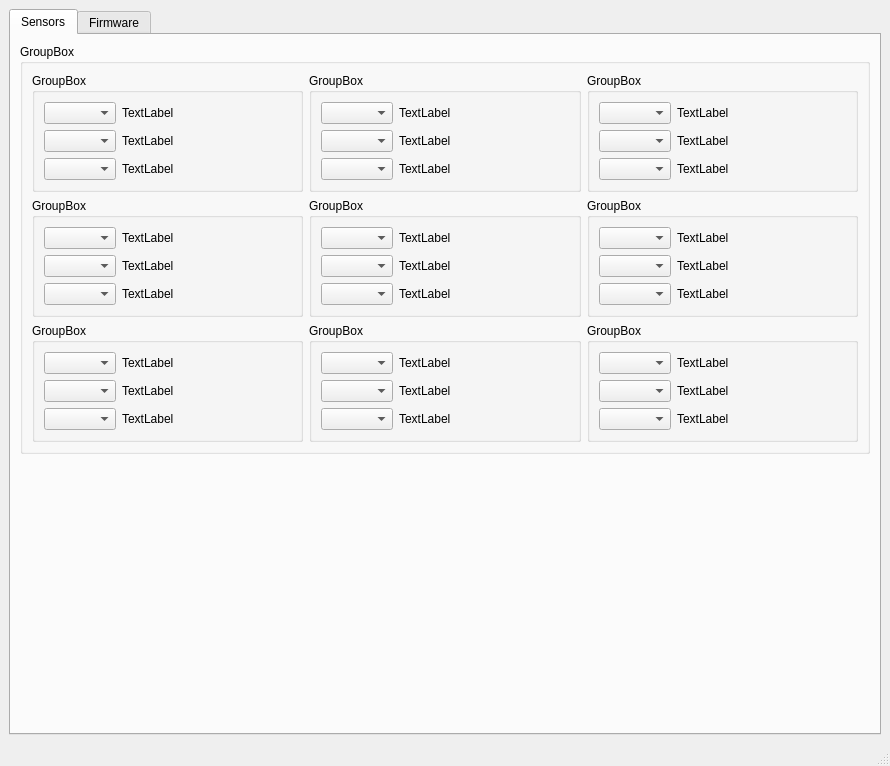
<?xml version="1.0" encoding="UTF-8"?>
<ui version="4.0">
 <class>MainWindow</class>
 <widget class="QMainWindow" name="MainWindow">
  <property name="geometry">
   <rect>
    <x>0</x>
    <y>0</y>
    <width>890</width>
    <height>766</height>
   </rect>
  </property>
  <property name="windowTitle">
   <string>MainWindow</string>
  </property>
  <widget class="QWidget" name="centralwidget">
   <layout class="QGridLayout" name="gridLayout">
    <item row="0" column="0">
     <widget class="QTabWidget" name="tabWidget">
      <property name="currentIndex">
       <number>0</number>
      </property>
      <widget class="QWidget" name="tab_sensors">
       <property name="sizePolicy">
        <sizepolicy hsizetype="Preferred" vsizetype="Expanding">
         <horstretch>0</horstretch>
         <verstretch>0</verstretch>
        </sizepolicy>
       </property>
       <attribute name="title">
        <string>Sensors</string>
       </attribute>
       <layout class="QGridLayout" name="gridLayout_3">
        <item row="0" column="0">
         <layout class="QVBoxLayout" name="verticalLayout" stretch="6,4">
          <item>
           <layout class="QGridLayout" name="gridlayout_sensor">
            <item row="0" column="1">
             <widget class="QGroupBox" name="groupbox_sensor">
              <property name="title">
               <string>GroupBox</string>
              </property>
              <layout class="QGridLayout" name="gridLayout_5">
               <item row="0" column="0">
                <widget class="QGroupBox" name="groupbox_sensor1">
                 <property name="sizePolicy">
                  <sizepolicy hsizetype="Preferred" vsizetype="Fixed">
                   <horstretch>0</horstretch>
                   <verstretch>0</verstretch>
                  </sizepolicy>
                 </property>
                 <property name="title">
                  <string>GroupBox</string>
                 </property>
                 <layout class="QGridLayout" name="gridLayout_7">
                  <item row="0" column="0">
                   <layout class="QVBoxLayout" name="verlayout_sensor1">
                    <property name="sizeConstraint">
                     <enum>QLayout::SetFixedSize</enum>
                    </property>
                    <item>
                     <layout class="QHBoxLayout" name="horlayout_sensor1_1" stretch="2,8">
                      <property name="sizeConstraint">
                       <enum>QLayout::SetFixedSize</enum>
                      </property>
                      <item>
                       <widget class="QComboBox" name="combobox_sensor1_1">
                        <property name="sizePolicy">
                         <sizepolicy hsizetype="Preferred" vsizetype="Fixed">
                          <horstretch>0</horstretch>
                          <verstretch>0</verstretch>
                         </sizepolicy>
                        </property>
                       </widget>
                      </item>
                      <item>
                       <widget class="QLabel" name="lbl_sensor1_14">
                        <property name="sizePolicy">
                         <sizepolicy hsizetype="Preferred" vsizetype="Preferred">
                          <horstretch>0</horstretch>
                          <verstretch>0</verstretch>
                         </sizepolicy>
                        </property>
                        <property name="text">
                         <string>TextLabel</string>
                        </property>
                       </widget>
                      </item>
                     </layout>
                    </item>
                    <item>
                     <layout class="QHBoxLayout" name="horlayout_sensor1_2" stretch="2,8">
                      <property name="sizeConstraint">
                       <enum>QLayout::SetFixedSize</enum>
                      </property>
                      <item>
                       <widget class="QComboBox" name="combobox_sensor1_2">
                        <property name="sizePolicy">
                         <sizepolicy hsizetype="Preferred" vsizetype="Fixed">
                          <horstretch>0</horstretch>
                          <verstretch>0</verstretch>
                         </sizepolicy>
                        </property>
                       </widget>
                      </item>
                      <item>
                       <widget class="QLabel" name="lbl_sensor1_15">
                        <property name="sizePolicy">
                         <sizepolicy hsizetype="Preferred" vsizetype="Preferred">
                          <horstretch>0</horstretch>
                          <verstretch>0</verstretch>
                         </sizepolicy>
                        </property>
                        <property name="text">
                         <string>TextLabel</string>
                        </property>
                       </widget>
                      </item>
                     </layout>
                    </item>
                    <item>
                     <layout class="QHBoxLayout" name="horlayout_sensor1_3" stretch="2,8">
                      <property name="sizeConstraint">
                       <enum>QLayout::SetFixedSize</enum>
                      </property>
                      <item>
                       <widget class="QComboBox" name="combobox_sensor1_3"/>
                      </item>
                      <item>
                       <widget class="QLabel" name="lbl_sensor1_16">
                        <property name="text">
                         <string>TextLabel</string>
                        </property>
                       </widget>
                      </item>
                     </layout>
                    </item>
                   </layout>
                  </item>
                 </layout>
                </widget>
               </item>
               <item row="0" column="2">
                <widget class="QGroupBox" name="groupbox_sensor1_3">
                 <property name="sizePolicy">
                  <sizepolicy hsizetype="Preferred" vsizetype="Fixed">
                   <horstretch>0</horstretch>
                   <verstretch>0</verstretch>
                  </sizepolicy>
                 </property>
                 <property name="title">
                  <string>GroupBox</string>
                 </property>
                 <layout class="QGridLayout" name="gridLayout_9">
                  <item row="0" column="0">
                   <layout class="QVBoxLayout" name="verlayout_sensor1_3">
                    <property name="sizeConstraint">
                     <enum>QLayout::SetFixedSize</enum>
                    </property>
                    <item>
                     <layout class="QHBoxLayout" name="horlayout_sensor1_7" stretch="2,8">
                      <property name="sizeConstraint">
                       <enum>QLayout::SetFixedSize</enum>
                      </property>
                      <item>
                       <widget class="QComboBox" name="combobox_sensor1_7">
                        <property name="sizePolicy">
                         <sizepolicy hsizetype="Preferred" vsizetype="Fixed">
                          <horstretch>0</horstretch>
                          <verstretch>0</verstretch>
                         </sizepolicy>
                        </property>
                       </widget>
                      </item>
                      <item>
                       <widget class="QLabel" name="lbl_sensor1_29">
                        <property name="sizePolicy">
                         <sizepolicy hsizetype="Preferred" vsizetype="Preferred">
                          <horstretch>0</horstretch>
                          <verstretch>0</verstretch>
                         </sizepolicy>
                        </property>
                        <property name="text">
                         <string>TextLabel</string>
                        </property>
                       </widget>
                      </item>
                     </layout>
                    </item>
                    <item>
                     <layout class="QHBoxLayout" name="horlayout_sensor1_8" stretch="2,8">
                      <property name="sizeConstraint">
                       <enum>QLayout::SetFixedSize</enum>
                      </property>
                      <item>
                       <widget class="QComboBox" name="combobox_sensor1_8">
                        <property name="sizePolicy">
                         <sizepolicy hsizetype="Preferred" vsizetype="Fixed">
                          <horstretch>0</horstretch>
                          <verstretch>0</verstretch>
                         </sizepolicy>
                        </property>
                       </widget>
                      </item>
                      <item>
                       <widget class="QLabel" name="lbl_sensor1_30">
                        <property name="sizePolicy">
                         <sizepolicy hsizetype="Preferred" vsizetype="Preferred">
                          <horstretch>0</horstretch>
                          <verstretch>0</verstretch>
                         </sizepolicy>
                        </property>
                        <property name="text">
                         <string>TextLabel</string>
                        </property>
                       </widget>
                      </item>
                     </layout>
                    </item>
                    <item>
                     <layout class="QHBoxLayout" name="horlayout_sensor1_9" stretch="2,8">
                      <property name="sizeConstraint">
                       <enum>QLayout::SetFixedSize</enum>
                      </property>
                      <item>
                       <widget class="QComboBox" name="combobox_sensor1_9"/>
                      </item>
                      <item>
                       <widget class="QLabel" name="lbl_sensor1_31">
                        <property name="text">
                         <string>TextLabel</string>
                        </property>
                       </widget>
                      </item>
                     </layout>
                    </item>
                   </layout>
                  </item>
                 </layout>
                </widget>
               </item>
               <item row="1" column="0">
                <widget class="QGroupBox" name="groupbox_sensor1_4">
                 <property name="sizePolicy">
                  <sizepolicy hsizetype="Preferred" vsizetype="Fixed">
                   <horstretch>0</horstretch>
                   <verstretch>0</verstretch>
                  </sizepolicy>
                 </property>
                 <property name="title">
                  <string>GroupBox</string>
                 </property>
                 <layout class="QGridLayout" name="gridLayout_10">
                  <item row="0" column="0">
                   <layout class="QVBoxLayout" name="verlayout_sensor1_5">
                    <property name="sizeConstraint">
                     <enum>QLayout::SetFixedSize</enum>
                    </property>
                    <item>
                     <layout class="QHBoxLayout" name="horlayout_sensor1_10" stretch="2,8">
                      <property name="sizeConstraint">
                       <enum>QLayout::SetFixedSize</enum>
                      </property>
                      <item>
                       <widget class="QComboBox" name="combobox_sensor1_10">
                        <property name="sizePolicy">
                         <sizepolicy hsizetype="Preferred" vsizetype="Fixed">
                          <horstretch>0</horstretch>
                          <verstretch>0</verstretch>
                         </sizepolicy>
                        </property>
                       </widget>
                      </item>
                      <item>
                       <widget class="QLabel" name="lbl_sensor1_35">
                        <property name="sizePolicy">
                         <sizepolicy hsizetype="Preferred" vsizetype="Preferred">
                          <horstretch>0</horstretch>
                          <verstretch>0</verstretch>
                         </sizepolicy>
                        </property>
                        <property name="text">
                         <string>TextLabel</string>
                        </property>
                       </widget>
                      </item>
                     </layout>
                    </item>
                    <item>
                     <layout class="QHBoxLayout" name="horlayout_sensor1_11" stretch="2,8">
                      <property name="sizeConstraint">
                       <enum>QLayout::SetFixedSize</enum>
                      </property>
                      <item>
                       <widget class="QComboBox" name="combobox_sensor1_14">
                        <property name="sizePolicy">
                         <sizepolicy hsizetype="Preferred" vsizetype="Fixed">
                          <horstretch>0</horstretch>
                          <verstretch>0</verstretch>
                         </sizepolicy>
                        </property>
                       </widget>
                      </item>
                      <item>
                       <widget class="QLabel" name="lbl_sensor1_36">
                        <property name="sizePolicy">
                         <sizepolicy hsizetype="Preferred" vsizetype="Preferred">
                          <horstretch>0</horstretch>
                          <verstretch>0</verstretch>
                         </sizepolicy>
                        </property>
                        <property name="text">
                         <string>TextLabel</string>
                        </property>
                       </widget>
                      </item>
                     </layout>
                    </item>
                    <item>
                     <layout class="QHBoxLayout" name="horlayout_sensor1_12" stretch="2,8">
                      <property name="sizeConstraint">
                       <enum>QLayout::SetFixedSize</enum>
                      </property>
                      <item>
                       <widget class="QComboBox" name="combobox_sensor1_15"/>
                      </item>
                      <item>
                       <widget class="QLabel" name="lbl_sensor1_37">
                        <property name="text">
                         <string>TextLabel</string>
                        </property>
                       </widget>
                      </item>
                     </layout>
                    </item>
                   </layout>
                  </item>
                 </layout>
                </widget>
               </item>
               <item row="0" column="1">
                <widget class="QGroupBox" name="groupbox_sensor1_2">
                 <property name="sizePolicy">
                  <sizepolicy hsizetype="Preferred" vsizetype="Fixed">
                   <horstretch>0</horstretch>
                   <verstretch>0</verstretch>
                  </sizepolicy>
                 </property>
                 <property name="title">
                  <string>GroupBox</string>
                 </property>
                 <layout class="QGridLayout" name="gridLayout_8">
                  <item row="0" column="0">
                   <layout class="QVBoxLayout" name="verlayout_sensor1_2">
                    <property name="sizeConstraint">
                     <enum>QLayout::SetFixedSize</enum>
                    </property>
                    <item>
                     <layout class="QHBoxLayout" name="horlayout_sensor1_4" stretch="2,8">
                      <property name="sizeConstraint">
                       <enum>QLayout::SetFixedSize</enum>
                      </property>
                      <item>
                       <widget class="QComboBox" name="combobox_sensor1_4">
                        <property name="sizePolicy">
                         <sizepolicy hsizetype="Preferred" vsizetype="Fixed">
                          <horstretch>0</horstretch>
                          <verstretch>0</verstretch>
                         </sizepolicy>
                        </property>
                       </widget>
                      </item>
                      <item>
                       <widget class="QLabel" name="lbl_sensor1_20">
                        <property name="sizePolicy">
                         <sizepolicy hsizetype="Preferred" vsizetype="Preferred">
                          <horstretch>0</horstretch>
                          <verstretch>0</verstretch>
                         </sizepolicy>
                        </property>
                        <property name="text">
                         <string>TextLabel</string>
                        </property>
                       </widget>
                      </item>
                     </layout>
                    </item>
                    <item>
                     <layout class="QHBoxLayout" name="horlayout_sensor1_5" stretch="2,8">
                      <property name="sizeConstraint">
                       <enum>QLayout::SetFixedSize</enum>
                      </property>
                      <item>
                       <widget class="QComboBox" name="combobox_sensor1_5">
                        <property name="sizePolicy">
                         <sizepolicy hsizetype="Preferred" vsizetype="Fixed">
                          <horstretch>0</horstretch>
                          <verstretch>0</verstretch>
                         </sizepolicy>
                        </property>
                       </widget>
                      </item>
                      <item>
                       <widget class="QLabel" name="lbl_sensor1_21">
                        <property name="sizePolicy">
                         <sizepolicy hsizetype="Preferred" vsizetype="Preferred">
                          <horstretch>0</horstretch>
                          <verstretch>0</verstretch>
                         </sizepolicy>
                        </property>
                        <property name="text">
                         <string>TextLabel</string>
                        </property>
                       </widget>
                      </item>
                     </layout>
                    </item>
                    <item>
                     <layout class="QHBoxLayout" name="horlayout_sensor1_6" stretch="2,8">
                      <property name="sizeConstraint">
                       <enum>QLayout::SetFixedSize</enum>
                      </property>
                      <item>
                       <widget class="QComboBox" name="combobox_sensor1_6"/>
                      </item>
                      <item>
                       <widget class="QLabel" name="lbl_sensor1_22">
                        <property name="text">
                         <string>TextLabel</string>
                        </property>
                       </widget>
                      </item>
                     </layout>
                    </item>
                   </layout>
                  </item>
                 </layout>
                </widget>
               </item>
               <item row="1" column="2">
                <widget class="QGroupBox" name="groupbox_sensor1_6">
                 <property name="sizePolicy">
                  <sizepolicy hsizetype="Preferred" vsizetype="Fixed">
                   <horstretch>0</horstretch>
                   <verstretch>0</verstretch>
                  </sizepolicy>
                 </property>
                 <property name="title">
                  <string>GroupBox</string>
                 </property>
                 <layout class="QGridLayout" name="gridLayout_12">
                  <item row="0" column="0">
                   <layout class="QVBoxLayout" name="verlayout_sensor1_8">
                    <property name="sizeConstraint">
                     <enum>QLayout::SetFixedSize</enum>
                    </property>
                    <item>
                     <layout class="QHBoxLayout" name="horlayout_sensor1_20" stretch="2,8">
                      <property name="sizeConstraint">
                       <enum>QLayout::SetFixedSize</enum>
                      </property>
                      <item>
                       <widget class="QComboBox" name="combobox_sensor1_22">
                        <property name="sizePolicy">
                         <sizepolicy hsizetype="Preferred" vsizetype="Fixed">
                          <horstretch>0</horstretch>
                          <verstretch>0</verstretch>
                         </sizepolicy>
                        </property>
                       </widget>
                      </item>
                      <item>
                       <widget class="QLabel" name="lbl_sensor1_41">
                        <property name="sizePolicy">
                         <sizepolicy hsizetype="Preferred" vsizetype="Preferred">
                          <horstretch>0</horstretch>
                          <verstretch>0</verstretch>
                         </sizepolicy>
                        </property>
                        <property name="text">
                         <string>TextLabel</string>
                        </property>
                       </widget>
                      </item>
                     </layout>
                    </item>
                    <item>
                     <layout class="QHBoxLayout" name="horlayout_sensor1_25" stretch="2,8">
                      <property name="sizeConstraint">
                       <enum>QLayout::SetFixedSize</enum>
                      </property>
                      <item>
                       <widget class="QComboBox" name="combobox_sensor1_23">
                        <property name="sizePolicy">
                         <sizepolicy hsizetype="Preferred" vsizetype="Fixed">
                          <horstretch>0</horstretch>
                          <verstretch>0</verstretch>
                         </sizepolicy>
                        </property>
                       </widget>
                      </item>
                      <item>
                       <widget class="QLabel" name="lbl_sensor1_42">
                        <property name="sizePolicy">
                         <sizepolicy hsizetype="Preferred" vsizetype="Preferred">
                          <horstretch>0</horstretch>
                          <verstretch>0</verstretch>
                         </sizepolicy>
                        </property>
                        <property name="text">
                         <string>TextLabel</string>
                        </property>
                       </widget>
                      </item>
                     </layout>
                    </item>
                    <item>
                     <layout class="QHBoxLayout" name="horlayout_sensor1_26" stretch="2,8">
                      <property name="sizeConstraint">
                       <enum>QLayout::SetFixedSize</enum>
                      </property>
                      <item>
                       <widget class="QComboBox" name="combobox_sensor1_24"/>
                      </item>
                      <item>
                       <widget class="QLabel" name="lbl_sensor1_43">
                        <property name="text">
                         <string>TextLabel</string>
                        </property>
                       </widget>
                      </item>
                     </layout>
                    </item>
                   </layout>
                  </item>
                 </layout>
                </widget>
               </item>
               <item row="1" column="1">
                <widget class="QGroupBox" name="groupbox_sensor1_5">
                 <property name="sizePolicy">
                  <sizepolicy hsizetype="Preferred" vsizetype="Fixed">
                   <horstretch>0</horstretch>
                   <verstretch>0</verstretch>
                  </sizepolicy>
                 </property>
                 <property name="title">
                  <string>GroupBox</string>
                 </property>
                 <layout class="QGridLayout" name="gridLayout_11">
                  <item row="0" column="0">
                   <layout class="QVBoxLayout" name="verlayout_sensor1_7">
                    <property name="sizeConstraint">
                     <enum>QLayout::SetFixedSize</enum>
                    </property>
                    <item>
                     <layout class="QHBoxLayout" name="horlayout_sensor1_17" stretch="2,8">
                      <property name="sizeConstraint">
                       <enum>QLayout::SetFixedSize</enum>
                      </property>
                      <item>
                       <widget class="QComboBox" name="combobox_sensor1_16">
                        <property name="sizePolicy">
                         <sizepolicy hsizetype="Preferred" vsizetype="Fixed">
                          <horstretch>0</horstretch>
                          <verstretch>0</verstretch>
                         </sizepolicy>
                        </property>
                       </widget>
                      </item>
                      <item>
                       <widget class="QLabel" name="lbl_sensor1_38">
                        <property name="sizePolicy">
                         <sizepolicy hsizetype="Preferred" vsizetype="Preferred">
                          <horstretch>0</horstretch>
                          <verstretch>0</verstretch>
                         </sizepolicy>
                        </property>
                        <property name="text">
                         <string>TextLabel</string>
                        </property>
                       </widget>
                      </item>
                     </layout>
                    </item>
                    <item>
                     <layout class="QHBoxLayout" name="horlayout_sensor1_18" stretch="2,8">
                      <property name="sizeConstraint">
                       <enum>QLayout::SetFixedSize</enum>
                      </property>
                      <item>
                       <widget class="QComboBox" name="combobox_sensor1_20">
                        <property name="sizePolicy">
                         <sizepolicy hsizetype="Preferred" vsizetype="Fixed">
                          <horstretch>0</horstretch>
                          <verstretch>0</verstretch>
                         </sizepolicy>
                        </property>
                       </widget>
                      </item>
                      <item>
                       <widget class="QLabel" name="lbl_sensor1_39">
                        <property name="sizePolicy">
                         <sizepolicy hsizetype="Preferred" vsizetype="Preferred">
                          <horstretch>0</horstretch>
                          <verstretch>0</verstretch>
                         </sizepolicy>
                        </property>
                        <property name="text">
                         <string>TextLabel</string>
                        </property>
                       </widget>
                      </item>
                     </layout>
                    </item>
                    <item>
                     <layout class="QHBoxLayout" name="horlayout_sensor1_19" stretch="2,8">
                      <property name="sizeConstraint">
                       <enum>QLayout::SetFixedSize</enum>
                      </property>
                      <item>
                       <widget class="QComboBox" name="combobox_sensor1_21"/>
                      </item>
                      <item>
                       <widget class="QLabel" name="lbl_sensor1_40">
                        <property name="text">
                         <string>TextLabel</string>
                        </property>
                       </widget>
                      </item>
                     </layout>
                    </item>
                   </layout>
                  </item>
                 </layout>
                </widget>
               </item>
               <item row="2" column="0">
                <widget class="QGroupBox" name="groupbox_sensor1_7">
                 <property name="sizePolicy">
                  <sizepolicy hsizetype="Preferred" vsizetype="Fixed">
                   <horstretch>0</horstretch>
                   <verstretch>0</verstretch>
                  </sizepolicy>
                 </property>
                 <property name="title">
                  <string>GroupBox</string>
                 </property>
                 <layout class="QGridLayout" name="gridLayout_13">
                  <item row="0" column="0">
                   <layout class="QVBoxLayout" name="verlayout_sensor1_9">
                    <property name="sizeConstraint">
                     <enum>QLayout::SetFixedSize</enum>
                    </property>
                    <item>
                     <layout class="QHBoxLayout" name="horlayout_sensor1_27" stretch="2,8">
                      <property name="sizeConstraint">
                       <enum>QLayout::SetFixedSize</enum>
                      </property>
                      <item>
                       <widget class="QComboBox" name="combobox_sensor1_25">
                        <property name="sizePolicy">
                         <sizepolicy hsizetype="Preferred" vsizetype="Fixed">
                          <horstretch>0</horstretch>
                          <verstretch>0</verstretch>
                         </sizepolicy>
                        </property>
                       </widget>
                      </item>
                      <item>
                       <widget class="QLabel" name="lbl_sensor1_44">
                        <property name="sizePolicy">
                         <sizepolicy hsizetype="Preferred" vsizetype="Preferred">
                          <horstretch>0</horstretch>
                          <verstretch>0</verstretch>
                         </sizepolicy>
                        </property>
                        <property name="text">
                         <string>TextLabel</string>
                        </property>
                       </widget>
                      </item>
                     </layout>
                    </item>
                    <item>
                     <layout class="QHBoxLayout" name="horlayout_sensor1_28" stretch="2,8">
                      <property name="sizeConstraint">
                       <enum>QLayout::SetFixedSize</enum>
                      </property>
                      <item>
                       <widget class="QComboBox" name="combobox_sensor1_26">
                        <property name="sizePolicy">
                         <sizepolicy hsizetype="Preferred" vsizetype="Fixed">
                          <horstretch>0</horstretch>
                          <verstretch>0</verstretch>
                         </sizepolicy>
                        </property>
                       </widget>
                      </item>
                      <item>
                       <widget class="QLabel" name="lbl_sensor1_45">
                        <property name="sizePolicy">
                         <sizepolicy hsizetype="Preferred" vsizetype="Preferred">
                          <horstretch>0</horstretch>
                          <verstretch>0</verstretch>
                         </sizepolicy>
                        </property>
                        <property name="text">
                         <string>TextLabel</string>
                        </property>
                       </widget>
                      </item>
                     </layout>
                    </item>
                    <item>
                     <layout class="QHBoxLayout" name="horlayout_sensor1_29" stretch="2,8">
                      <property name="sizeConstraint">
                       <enum>QLayout::SetFixedSize</enum>
                      </property>
                      <item>
                       <widget class="QComboBox" name="combobox_sensor1_27"/>
                      </item>
                      <item>
                       <widget class="QLabel" name="lbl_sensor1_46">
                        <property name="text">
                         <string>TextLabel</string>
                        </property>
                       </widget>
                      </item>
                     </layout>
                    </item>
                   </layout>
                  </item>
                 </layout>
                </widget>
               </item>
               <item row="2" column="1">
                <widget class="QGroupBox" name="groupbox_sensor1_8">
                 <property name="sizePolicy">
                  <sizepolicy hsizetype="Preferred" vsizetype="Fixed">
                   <horstretch>0</horstretch>
                   <verstretch>0</verstretch>
                  </sizepolicy>
                 </property>
                 <property name="title">
                  <string>GroupBox</string>
                 </property>
                 <layout class="QGridLayout" name="gridLayout_14">
                  <item row="0" column="0">
                   <layout class="QVBoxLayout" name="verlayout_sensor1_10">
                    <property name="sizeConstraint">
                     <enum>QLayout::SetFixedSize</enum>
                    </property>
                    <item>
                     <layout class="QHBoxLayout" name="horlayout_sensor1_30" stretch="2,8">
                      <property name="sizeConstraint">
                       <enum>QLayout::SetFixedSize</enum>
                      </property>
                      <item>
                       <widget class="QComboBox" name="combobox_sensor1_28">
                        <property name="sizePolicy">
                         <sizepolicy hsizetype="Preferred" vsizetype="Fixed">
                          <horstretch>0</horstretch>
                          <verstretch>0</verstretch>
                         </sizepolicy>
                        </property>
                       </widget>
                      </item>
                      <item>
                       <widget class="QLabel" name="lbl_sensor1_47">
                        <property name="sizePolicy">
                         <sizepolicy hsizetype="Preferred" vsizetype="Preferred">
                          <horstretch>0</horstretch>
                          <verstretch>0</verstretch>
                         </sizepolicy>
                        </property>
                        <property name="text">
                         <string>TextLabel</string>
                        </property>
                       </widget>
                      </item>
                     </layout>
                    </item>
                    <item>
                     <layout class="QHBoxLayout" name="horlayout_sensor1_31" stretch="2,8">
                      <property name="sizeConstraint">
                       <enum>QLayout::SetFixedSize</enum>
                      </property>
                      <item>
                       <widget class="QComboBox" name="combobox_sensor1_29">
                        <property name="sizePolicy">
                         <sizepolicy hsizetype="Preferred" vsizetype="Fixed">
                          <horstretch>0</horstretch>
                          <verstretch>0</verstretch>
                         </sizepolicy>
                        </property>
                       </widget>
                      </item>
                      <item>
                       <widget class="QLabel" name="lbl_sensor1_48">
                        <property name="sizePolicy">
                         <sizepolicy hsizetype="Preferred" vsizetype="Preferred">
                          <horstretch>0</horstretch>
                          <verstretch>0</verstretch>
                         </sizepolicy>
                        </property>
                        <property name="text">
                         <string>TextLabel</string>
                        </property>
                       </widget>
                      </item>
                     </layout>
                    </item>
                    <item>
                     <layout class="QHBoxLayout" name="horlayout_sensor1_32" stretch="2,8">
                      <property name="sizeConstraint">
                       <enum>QLayout::SetFixedSize</enum>
                      </property>
                      <item>
                       <widget class="QComboBox" name="combobox_sensor1_30"/>
                      </item>
                      <item>
                       <widget class="QLabel" name="lbl_sensor1_49">
                        <property name="text">
                         <string>TextLabel</string>
                        </property>
                       </widget>
                      </item>
                     </layout>
                    </item>
                   </layout>
                  </item>
                 </layout>
                </widget>
               </item>
               <item row="2" column="2">
                <widget class="QGroupBox" name="groupbox_sensor1_9">
                 <property name="sizePolicy">
                  <sizepolicy hsizetype="Preferred" vsizetype="Fixed">
                   <horstretch>0</horstretch>
                   <verstretch>0</verstretch>
                  </sizepolicy>
                 </property>
                 <property name="title">
                  <string>GroupBox</string>
                 </property>
                 <layout class="QGridLayout" name="gridLayout_15">
                  <item row="0" column="0">
                   <layout class="QVBoxLayout" name="verlayout_sensor1_11">
                    <property name="sizeConstraint">
                     <enum>QLayout::SetFixedSize</enum>
                    </property>
                    <item>
                     <layout class="QHBoxLayout" name="horlayout_sensor1_33" stretch="2,8">
                      <property name="sizeConstraint">
                       <enum>QLayout::SetFixedSize</enum>
                      </property>
                      <item>
                       <widget class="QComboBox" name="combobox_sensor1_31">
                        <property name="sizePolicy">
                         <sizepolicy hsizetype="Preferred" vsizetype="Fixed">
                          <horstretch>0</horstretch>
                          <verstretch>0</verstretch>
                         </sizepolicy>
                        </property>
                       </widget>
                      </item>
                      <item>
                       <widget class="QLabel" name="lbl_sensor1_50">
                        <property name="sizePolicy">
                         <sizepolicy hsizetype="Preferred" vsizetype="Preferred">
                          <horstretch>0</horstretch>
                          <verstretch>0</verstretch>
                         </sizepolicy>
                        </property>
                        <property name="text">
                         <string>TextLabel</string>
                        </property>
                       </widget>
                      </item>
                     </layout>
                    </item>
                    <item>
                     <layout class="QHBoxLayout" name="horlayout_sensor1_34" stretch="2,8">
                      <property name="sizeConstraint">
                       <enum>QLayout::SetFixedSize</enum>
                      </property>
                      <item>
                       <widget class="QComboBox" name="combobox_sensor1_32">
                        <property name="sizePolicy">
                         <sizepolicy hsizetype="Preferred" vsizetype="Fixed">
                          <horstretch>0</horstretch>
                          <verstretch>0</verstretch>
                         </sizepolicy>
                        </property>
                       </widget>
                      </item>
                      <item>
                       <widget class="QLabel" name="lbl_sensor1_51">
                        <property name="sizePolicy">
                         <sizepolicy hsizetype="Preferred" vsizetype="Preferred">
                          <horstretch>0</horstretch>
                          <verstretch>0</verstretch>
                         </sizepolicy>
                        </property>
                        <property name="text">
                         <string>TextLabel</string>
                        </property>
                       </widget>
                      </item>
                     </layout>
                    </item>
                    <item>
                     <layout class="QHBoxLayout" name="horlayout_sensor1_35" stretch="2,8">
                      <property name="sizeConstraint">
                       <enum>QLayout::SetFixedSize</enum>
                      </property>
                      <item>
                       <widget class="QComboBox" name="combobox_sensor1_33"/>
                      </item>
                      <item>
                       <widget class="QLabel" name="lbl_sensor1_52">
                        <property name="text">
                         <string>TextLabel</string>
                        </property>
                       </widget>
                      </item>
                     </layout>
                    </item>
                   </layout>
                  </item>
                 </layout>
                </widget>
               </item>
              </layout>
             </widget>
            </item>
           </layout>
          </item>
          <item>
           <layout class="QHBoxLayout" name="horizontalLayout"/>
          </item>
         </layout>
        </item>
       </layout>
      </widget>
      <widget class="QWidget" name="tab_update">
       <attribute name="title">
        <string>Firmware</string>
       </attribute>
       <layout class="QGridLayout" name="gridLayout_2">
        <item row="0" column="0">
         <layout class="QVBoxLayout" name="Outter_Layout" stretch="0,0,0,0,0,0,0,0,0,0,0">
          <property name="sizeConstraint">
           <enum>QLayout::SetDefaultConstraint</enum>
          </property>
          <item>
           <widget class="QLabel" name="lbl_binfile">
            <property name="sizePolicy">
             <sizepolicy hsizetype="Fixed" vsizetype="Fixed">
              <horstretch>0</horstretch>
              <verstretch>0</verstretch>
             </sizepolicy>
            </property>
            <property name="text">
             <string>BIN File</string>
            </property>
           </widget>
          </item>
          <item>
           <widget class="QLineEdit" name="lineEdit"/>
          </item>
          <item>
           <widget class="QPushButton" name="pushButton">
            <property name="sizePolicy">
             <sizepolicy hsizetype="Fixed" vsizetype="Fixed">
              <horstretch>0</horstretch>
              <verstretch>0</verstretch>
             </sizepolicy>
            </property>
            <property name="text">
             <string>File Select</string>
            </property>
           </widget>
          </item>
          <item>
           <widget class="QLabel" name="lbl_portnumber">
            <property name="sizePolicy">
             <sizepolicy hsizetype="Preferred" vsizetype="Fixed">
              <horstretch>0</horstretch>
              <verstretch>0</verstretch>
             </sizepolicy>
            </property>
            <property name="text">
             <string>Port Number</string>
            </property>
           </widget>
          </item>
          <item>
           <widget class="QLineEdit" name="lineEdit_2"/>
          </item>
          <item>
           <widget class="QLabel" name="lbl_checksum">
            <property name="sizePolicy">
             <sizepolicy hsizetype="Preferred" vsizetype="Fixed">
              <horstretch>0</horstretch>
              <verstretch>0</verstretch>
             </sizepolicy>
            </property>
            <property name="text">
             <string>Checksum Skip</string>
            </property>
           </widget>
          </item>
          <item>
           <widget class="QCheckBox" name="checkBox">
            <property name="sizePolicy">
             <sizepolicy hsizetype="Minimum" vsizetype="Fixed">
              <horstretch>0</horstretch>
              <verstretch>0</verstretch>
             </sizepolicy>
            </property>
            <property name="text">
             <string>ON</string>
            </property>
           </widget>
          </item>
          <item>
           <widget class="QLabel" name="label">
            <property name="sizePolicy">
             <sizepolicy hsizetype="Preferred" vsizetype="Fixed">
              <horstretch>0</horstretch>
              <verstretch>0</verstretch>
             </sizepolicy>
            </property>
            <property name="text">
             <string>Progress</string>
            </property>
           </widget>
          </item>
          <item>
           <widget class="QLabel" name="text_label">
            <property name="sizePolicy">
             <sizepolicy hsizetype="Preferred" vsizetype="Expanding">
              <horstretch>0</horstretch>
              <verstretch>0</verstretch>
             </sizepolicy>
            </property>
            <property name="frameShape">
             <enum>QFrame::WinPanel</enum>
            </property>
            <property name="frameShadow">
             <enum>QFrame::Sunken</enum>
            </property>
            <property name="lineWidth">
             <number>0</number>
            </property>
            <property name="text">
             <string>Log</string>
            </property>
            <property name="alignment">
             <set>Qt::AlignLeading|Qt::AlignLeft|Qt::AlignTop</set>
            </property>
           </widget>
          </item>
          <item>
           <layout class="QHBoxLayout" name="horizontalLayout_2">
            <item>
             <widget class="QProgressBar" name="progressBar">
              <property name="value">
               <number>24</number>
              </property>
             </widget>
            </item>
            <item>
             <widget class="QPushButton" name="btn_done">
              <property name="sizePolicy">
               <sizepolicy hsizetype="Fixed" vsizetype="Fixed">
                <horstretch>0</horstretch>
                <verstretch>0</verstretch>
               </sizepolicy>
              </property>
              <property name="layoutDirection">
               <enum>Qt::LeftToRight</enum>
              </property>
              <property name="text">
               <string>Done</string>
              </property>
              <property name="default">
               <bool>false</bool>
              </property>
              <property name="flat">
               <bool>false</bool>
              </property>
             </widget>
            </item>
           </layout>
          </item>
          <item>
           <layout class="QHBoxLayout" name="horizontalLayout_3">
            <item>
             <spacer name="horizontalSpacer">
              <property name="orientation">
               <enum>Qt::Horizontal</enum>
              </property>
              <property name="sizeHint" stdset="0">
               <size>
                <width>40</width>
                <height>20</height>
               </size>
              </property>
             </spacer>
            </item>
            <item>
             <widget class="QDialogButtonBox" name="buttonBox">
              <property name="sizePolicy">
               <sizepolicy hsizetype="Fixed" vsizetype="Fixed">
                <horstretch>0</horstretch>
                <verstretch>0</verstretch>
               </sizepolicy>
              </property>
              <property name="standardButtons">
               <set>QDialogButtonBox::Cancel|QDialogButtonBox::Ok</set>
              </property>
              <property name="centerButtons">
               <bool>false</bool>
              </property>
             </widget>
            </item>
           </layout>
          </item>
         </layout>
        </item>
       </layout>
      </widget>
     </widget>
    </item>
   </layout>
  </widget>
  <widget class="QMenuBar" name="menubar">
   <property name="geometry">
    <rect>
     <x>0</x>
     <y>0</y>
     <width>890</width>
     <height>21</height>
    </rect>
   </property>
  </widget>
  <widget class="QStatusBar" name="statusbar"/>
 </widget>
 <resources/>
 <connections/>
 <slots>
  <slot>add_sensor_widget()</slot>
  <slot>del_sensor_widget()</slot>
 </slots>
</ui>
